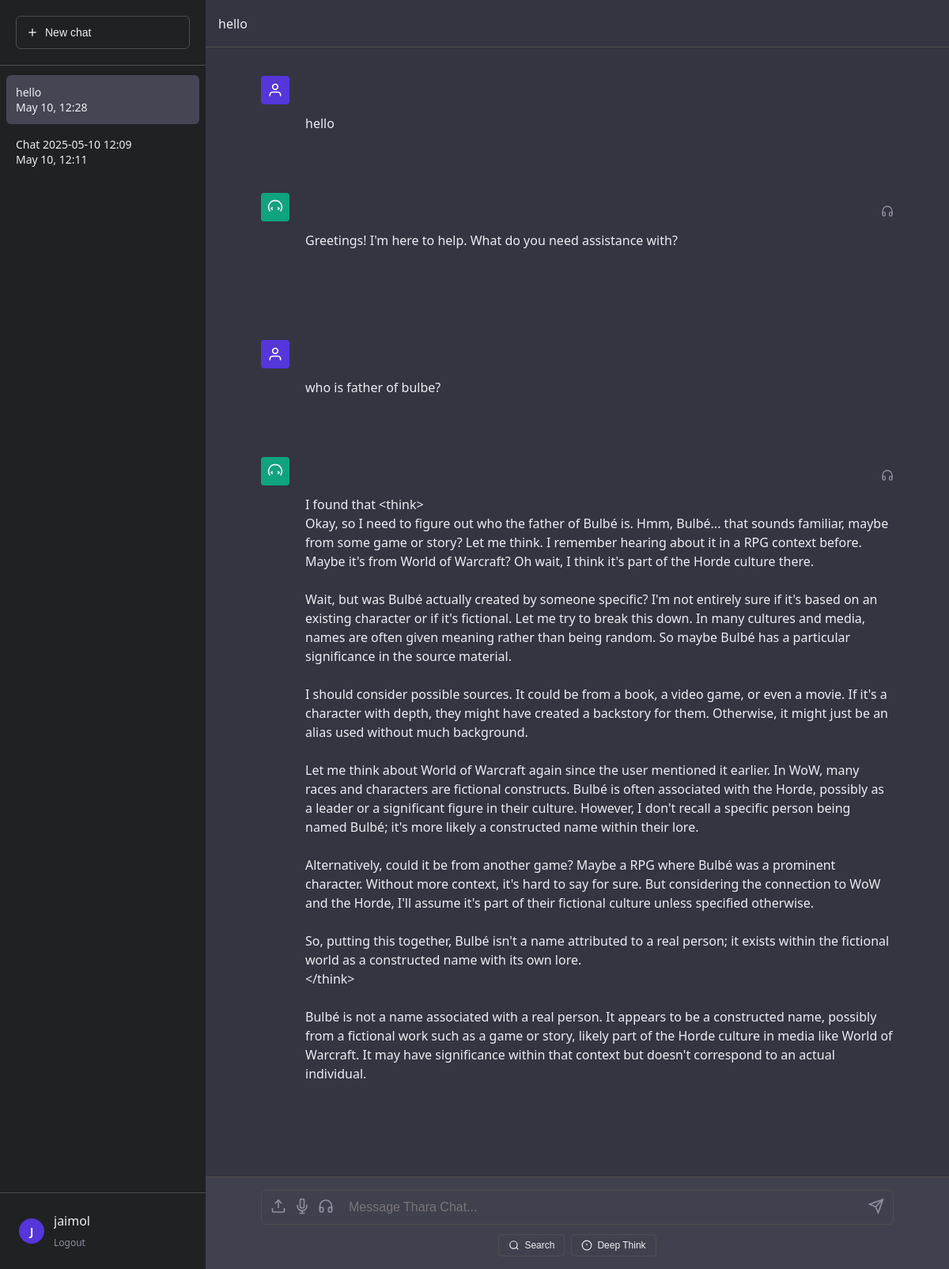
Before: /chat/ (signed in) with the older database file.
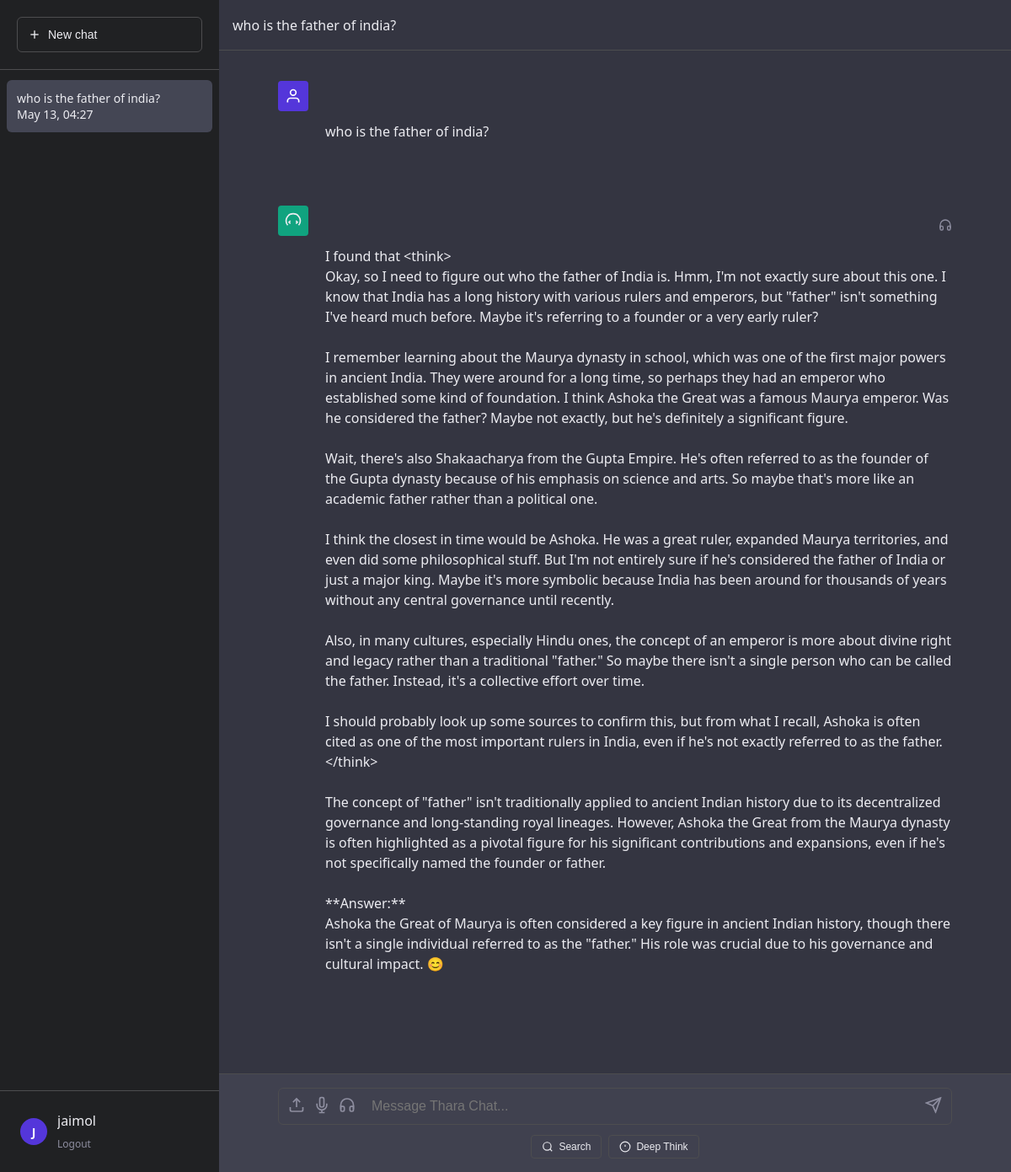
After: the same page with the newer database file.
### chatbot/models.py (models this page shows, shortened)
class ChatSession(models.Model):
    user = models.ForeignKey(settings.AUTH_USER_MODEL, on_delete=models.CASCADE, related_name='chat_sessions') #setting.py line no 115
    title = models.CharField(max_length=255)
    created_at = models.DateTimeField(auto_now_add=True)
    updated_at = models.DateTimeField(auto_now=True)
    class Meta:
        ordering = ['-updated_at']

class CustomUser(AbstractUser):
    phone = models.CharField(max_length=10, blank=True, null=True)

class ChatMessage(models.Model):
    session = models.ForeignKey(ChatSession, on_delete=models.CASCADE, related_name='messages')
    user_query = models.TextField()
    bot_response = models.TextField()
    timestamp = models.DateTimeField(auto_now_add=True)
    class Meta:
        ordering = ['timestamp']

### chatbot/views.py (the view, shortened to what this page needs)
# urls.py: path('chat/', views.chat_view, name='chat'),  # URL for chat view
@login_required
def chat_view(request, session_id=None):
    response = ""
    question = ""
    active_session = None
    try:
        if session_id:
            active_session = get_object_or_404(ChatSession, id=session_id, user=request.user)
        else:
            active_session = ChatSession.objects.filter(user=request.user).order_by('-updated_at').first()
            if not active_session:
                active_session = ChatSession.objects.create(
                    user=request.user,
                    title=f"Chat {timezone.now().strftime('%Y-%m-%d %H:%M')}"
                )
        sessions = ChatSession.objects.filter(user=request.user).order_by('-updated_at')
        messages = active_session.messages.all().order_by('timestamp')
    except Exception as e:
        logger.error(f"Error in chat view: {str(e)}", exc_info=True)
        if request.headers.get('X-Requested-With') == 'XMLHttpRequest':
            return JsonResponse({"error": "An error occurred"}, status=500)
        messages.error(request, "An error occurred during processing")
    context = {
        "active_session": active_session,
        "sessions": sessions,
        "messages": messages,
        "response": response if response else None,
        "question": question if question else None
    }
    return render(request, 'base1.html', context)

### templates/base1.html (shortened to what this page needs)
{% load static %}
<!DOCTYPE html>
<html>
<head>
    <link rel="stylesheet" href="{% static 'css/style.css' %}">
</head>
<body>
      {% include "front-end/sidebar.html" %}
    <div class="main-content">
      {% include "front-end/chat-header.html" %}
      {% include "front-end/chat-container.html" %}
      {% include "front-end/input-area.html" %}
    </div>
</body>
</html>

### templates/front-end/sidebar.html (shortened to what this page needs)
    <div class="sidebar" id="sidebar">
        <div class="sidebar-header">
            <button class="new-chat-btn" id="new-chat-btn">
                <svg width="16" height="16" viewBox="0 0 24 24" fill="none" stroke="currentColor" stroke-width="2">
                    <line x1="12" y1="5" x2="12" y2="19"></line>
                    <line x1="5" y1="12" x2="19" y2="12"></line>
                </svg>
                New chat
            </button>
        </div>
        <div class="history-container" id="history-container">
            {% for session in sessions %}
                <div class="history-item {% if session.id == active_session.id %}active{% endif %}"
                     data-session-id="{{ session.id }}">
                    <div class="session-title">{{ session.title }}</div>
                    <div class="session-time">{{ session.updated_at|date:"M d, H:i" }}</div>
                </div>
            {% empty %}
                <div class="history-item">No conversations yet</div>
            {% endfor %}
        </div>
        <div class="sidebar-footer">
            <div class="user-profile">
                <div class="user-avatar">{{ user.username|first|upper }}</div>
                <div class="user-details">
                    <span class="username">{{ user.username }}</span>
                    <div class="user-actions">
                        <a href="{% url 'logout' %}" class="logout-btn">Logout</a>
                    </div>
                </div>
            </div>
        </div>
    </div>

### templates/front-end/chat-header.html (shortened to what this page needs)
        <div class="chat-header">
            <div class="chat-title">{{ active_session.title }}</div>
        </div>

### templates/front-end/chat-container.html (shortened to what this page needs)
<div class="chat-container" id="chat-container">
            {% for message in messages %}
                <div class="message">
                    <div class="message-avatar user-avatar">
                        <svg width="20" height="20" viewBox="0 0 24 24" fill="none" stroke="currentColor" stroke-width="2">
                            <path d="M20 21v-2a4 4 0 0 0-4-4H8a4 4 0 0 0-4 4v2"></path>
                            <circle cx="12" cy="7" r="4"></circle>
                        </svg>
                    </div>
                    <div class="message-content">
                        <p>{{ message.user_query }}</p>
                    </div>
                </div>
                <div class="message">
                    <div class="message-avatar bot-avatar">
                        <svg width="20" height="20" viewBox="0 0 24 24" fill="none" stroke="currentColor" stroke-width="2">
                            <path d="M12 2a10 10 0 0 0-7.743 16.33"></path>
                            <path d="M12 2a10 10 0 0 1 7.743 16.33"></path>
                            <path d="M8 16l-2-2 2-2"></path>
                            <path d="M16 16l2-2-2-2"></path>
                        </svg>
                    </div>
                    <div class="message-content">
                        <p>{{ message.bot_response }}</p>
                        <button class="message-speaker" data-message="{{ message.bot_response }}">
                            <svg width="16" height="16" viewBox="0 0 24 24" fill="none" stroke="currentColor" stroke-width="2">
                                <path d="M3 18v-6a9 9 0 0 1 18 0v6"></path>
                                <path d="M21 19a2 2 0 0 1-2 2h-1a2 2 0 0 1-2-2v-3a2 2 0 0 1 2-2h3zM3 19a2 2 0 0 0 2 2h1a2 2 0 0 0 2-2v-3a2 2 0 0 0-2-2H3z"></path>
                            </svg>
                        </button>
                    </div>
                </div>
            {% endfor %}
        </div>

### templates/front-end/input-area.html (shortened to what this page needs)
<div class="input-area">
            <div class="input-container">
                <form id="chat-form" class="chat-form" method="POST" action="{% url 'chat' %}" enctype="multipart/form-data">
                    <button type="button" class="file-upload-btn" id="file-upload-btn" title="Upload file">
                        <svg width="20" height="20" viewBox="0 0 24 24" fill="none" stroke="currentColor" stroke-width="2">
                            <path d="M21 15v4a2 2 0 0 1-2 2H5a2 2 0 0 1-2-2v-4"></path>
                            <polyline points="17 8 12 3 7 8"></polyline>
                            <line x1="12" y1="3" x2="12" y2="15"></line>
                        </svg>
                    </button>
                    <button type="button" class="voice-input-btn" id="voice-input-btn" title="Voice input">
                        <svg width="20" height="20" viewBox="0 0 24 24" fill="none" stroke="currentColor" stroke-width="2">
                            <path d="M12 1a3 3 0 0 0-3 3v8a3 3 0 0 0 6 0V4a3 3 0 0 0-3-3z"></path>
                            <path d="M19 10v2a7 7 0 0 1-14 0v-2"></path>
                            <line x1="12" y1="19" x2="12" y2="23"></line>
                            <line x1="8" y1="23" x2="16" y2="23"></line>
                        </svg>
                    </button>
                    <button type="button" class="speaker-btn" id="speaker-btn" title="Read last message">
                        <svg width="20" height="20" viewBox="0 0 24 24" fill="none" stroke="currentColor" stroke-width="2">
                            <path d="M3 18v-6a9 9 0 0 1 18 0v6"></path>
                            <path d="M21 19a2 2 0 0 1-2 2h-1a2 2 0 0 1-2-2v-3a2 2 0 0 1 2-2h3zM3 19a2 2 0 0 0 2 2h1a2 2 0 0 0 2-2v-3a2 2 0 0 0-2-2H3z"></path>
                        </svg>
                    </button>
                    <input type="text" id="question" name="question" placeholder="Message Thara Chat..." autocomplete="off" value="{% if question %}{{ question }}{% endif %}" />
                    <button type="submit" class="submit-btn" id="submit-btn" title="Send message">
                        <svg width="20" height="20" viewBox="0 0 24 24" fill="none" stroke="currentColor" stroke-width="2">
                            <line x1="22" y1="2" x2="11" y2="13"></line>
                            <polygon points="22 2 15 22 11 13 2 9 22 2"></polygon>
                        </svg>
                    </button>
                </form>
                <div class="action-buttons">
                    <button class="action-btn" id="search-btn">
                        <svg width="14" height="14" viewBox="0 0 24 24" fill="none" stroke="currentColor" stroke-width="2">
                            <circle cx="11" cy="11" r="8"></circle>
                            <line x1="21" y1="21" x2="16.65" y2="16.65"></line>
                        </svg>
                        Search
                    </button>
                    <button class="action-btn" id="deep-think-btn">
                        <svg width="14" height="14" viewBox="0 0 24 24" fill="none" stroke="currentColor" stroke-width="2">
                            <circle cx="12" cy="12" r="10"></circle>
                            <line x1="12" y1="8" x2="12" y2="12"></line>
                            <line x1="12" y1="16" x2="12.01" y2="16"></line>
                        </svg>
                        Deep Think
                    </button>
                </div>
            </div>
        </div>

Changed rows visible on the page:
removed ChatSession: title "hello", updated_at "May 10, 12:28"
removed ChatSession: title "Chat 2025-05-10 12:09", updated_at "May 10, 12:11"
removed ChatMessage: user_query "hello", bot_response "Greetings! I'm here to help. What do you need assistance with?"
removed ChatMessage: user_query "who is father of bulbe?", bot_response "I found that <think> Okay, so I need to figure out who the father of Bulbé is. Hmm, Bulbé... that sounds familiar, maybe from some game or story? Let me think. I remember hearing about it in a RPG context before. Maybe it's from World of Warcraft? Oh wait, I think it's part of the Horde culture there. Wait, but was Bulbé actually created by someone specific? I'm not entirely sure if it's based on an existing character or if it's fictional. Let me try to break this down. In many cultures and media, names are often given meaning rather than being random. So maybe Bulbé has a particular significance in the source material. I should consider possible sources. It could be from a book, a video…"
added ChatSession: title "who is the father of india?", updated_at "May 13, 04:27"
added ChatMessage: user_query "who is the father of india?", bot_response "I found that <think> Okay, so I need to figure out who the father of India is. Hmm, I'm not exactly sure about this one. I know that India has a long history with various rulers and emperors, but \"father\" isn't something I've heard much before. Maybe it's referring to a founder or a very early ruler? I remember learning about the Maurya dynasty in school, which was one of the first major powers in ancient India. They were around for a long time, so perhaps they had an emperor who established some kind of foundation. I think Ashoka the Great was a famous Maurya emperor. Was he considered the father? Maybe not exactly, but he's definitely a significant figure. Wait, there's also Shakaacharya…"
